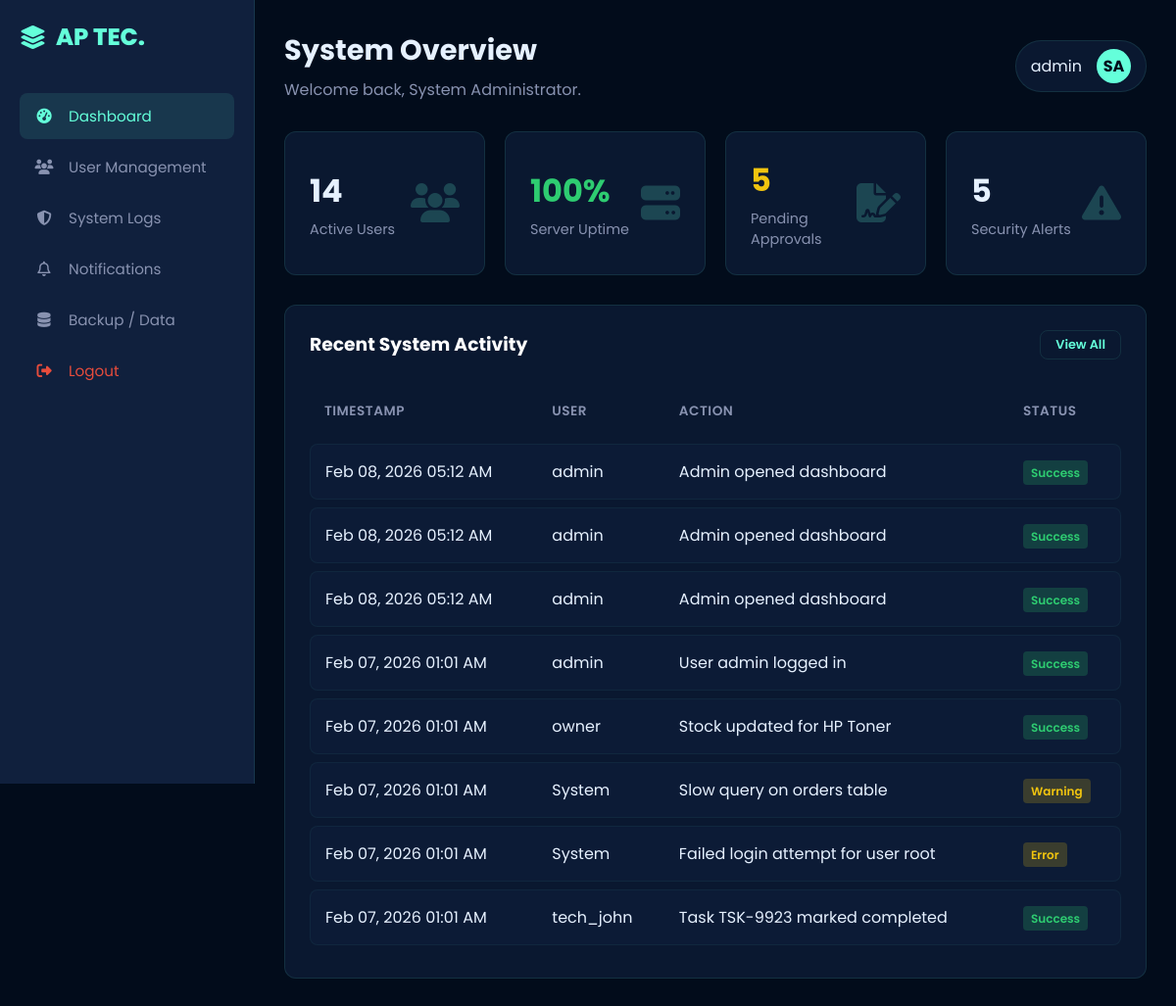
Before: /html/admin_dashboard.php (signed in) with the older database file.
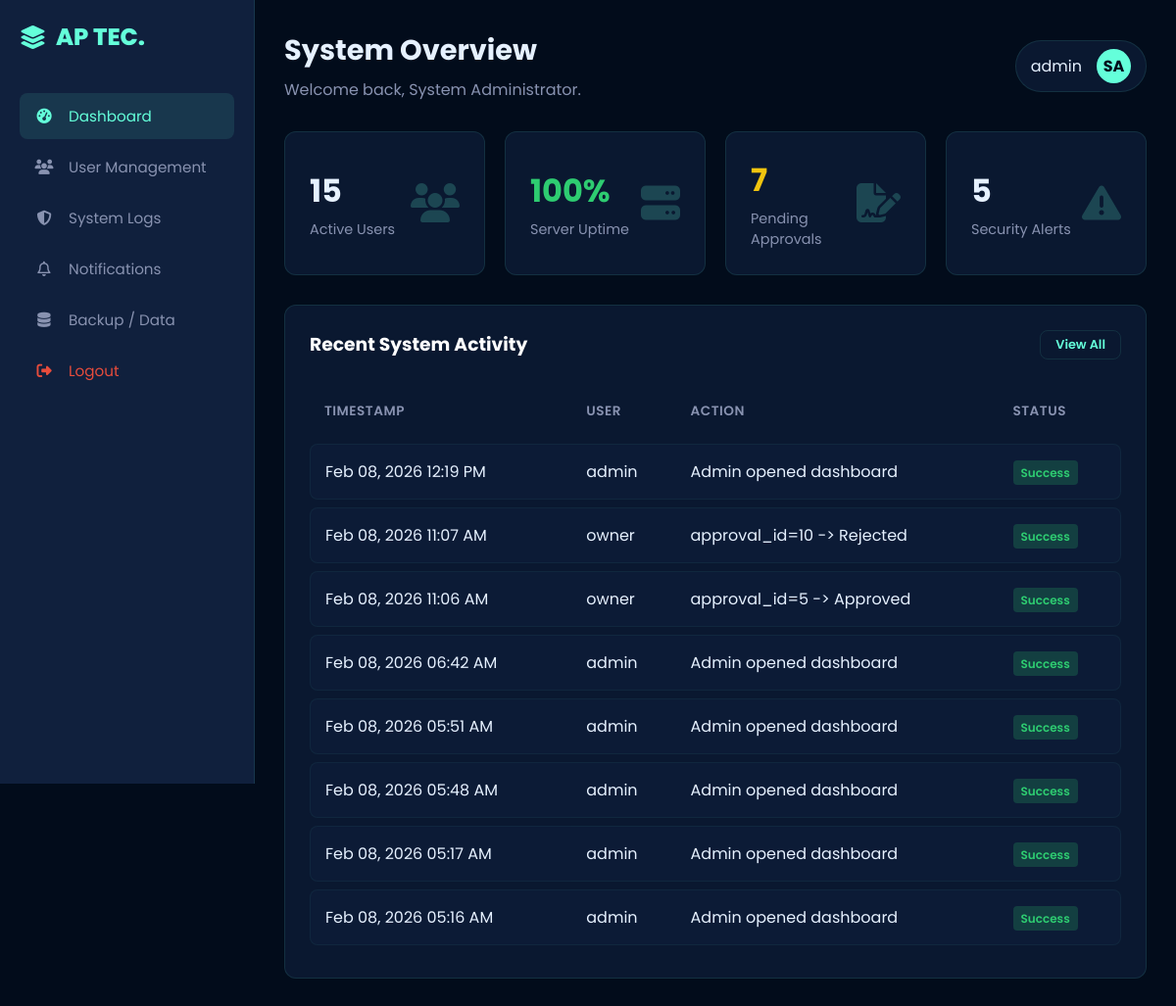
After: the same page with the newer database file.
### tables this page shows
CREATE TABLE `system_logs` (
  `log_id` int(11) NOT NULL AUTO_INCREMENT,
  `level` enum('INFO','WARNING','ERROR') NOT NULL,
  `module` varchar(50) DEFAULT NULL,
  `message` text NOT NULL,
  `user_id` int(11) DEFAULT NULL,
  `ip_address` varchar(45) DEFAULT NULL,
  `created_at` timestamp NOT NULL DEFAULT current_timestamp(),
  PRIMARY KEY (`log_id`)
);

### html/admin_dashboard.php (the view, shortened to what the changed rows need)
<?php
require_once __DIR__ . "/../php/db.php";
try {
    $activeUsers = (int)$pdo->query("SELECT COUNT(*) FROM users WHERE status='Active'")->fetchColumn();
} catch (Throwable $e) {
    $activeUsers = 0;
}
try {
    $pendingApprovals = (int)$pdo->query("SELECT COUNT(*) FROM approvals WHERE status='Pending'")->fetchColumn();
} catch (Throwable $e) {
    $pendingApprovals = 0;
}
try {
    $stmt = $pdo->query("
        SELECT
            sl.created_at,
            COALESCE(u.username, 'System') AS username,
            sl.message,
            sl.level,
            sl.module,
            sl.ip_address
        FROM system_logs sl
        LEFT JOIN users u ON u.user_id = sl.user_id
        ORDER BY sl.created_at DESC
        LIMIT 8
    ");
    $logs = $stmt->fetchAll(PDO::FETCH_ASSOC);
} catch (Throwable $e) {
    $logs = [];
}
function badge_class(string $level): array {
    $level = strtoupper(trim($level));
    if ($level === "ERROR")   return ["status-badge status-pending", "Error"];
    if ($level === "WARNING") return ["status-badge status-pending", "Warning"];
    return ["status-badge status-active", "Success"];
}
?>
<!DOCTYPE html>
<html lang="en">
<head>
    <link rel="stylesheet" href="https://cdnjs.cloudflare.com/ajax/libs/font-awesome/6.4.0/css/all.min.css">
    <link rel="stylesheet" href="../css/style.css">
</head>
<body>
<div class="dashboard-container">
    <main class="main-content">
        <header class="top-bar">
            <div class="page-title">
                <h1>System Overview</h1>
            </div>
        </header>
        <div class="dashboard-grid">
            <div class="stat-card">
                <div class="stat-info">
                    <h3><?= number_format($activeUsers) ?></h3>
                    <p>Active Users</p>
                </div>
            </div>
            <div class="stat-card">
                <div class="stat-info">
                    <h3 style="color: #f1c40f;"><?= number_format($pendingApprovals) ?></h3>
                    <p>Pending Approvals</p>
                </div>
            </div>
        </div>
        <div class="dashboard-grid">
            <div class="wide-widget" style="grid-column: span 4;">
                <table class="table-responsive">
                    <thead>
                        <tr>
                            <th>Timestamp</th>
                            <th>User</th>
                            <th>Action</th>
                            <th>Status</th>
                        </tr>
                    </thead>
                    <tbody>
                        <?php if (empty($logs)): ?>
                            <tr>
                                <td colspan="4" style="color:#ccc;">No system activity yet.</td>
                            </tr>
                        <?php else: ?>
                            <?php foreach ($logs as $row): ?>
                                <?php
                                    [$cls, $label] = badge_class((string)$row["level"]);
                                    $time = date("M d, Y h:i A", strtotime((string)$row["created_at"]));
                                ?>
                                <tr>
                                    <td><?= htmlspecialchars($time) ?></td>
                                    <td><?= htmlspecialchars((string)$row["username"]) ?></td>
                                    <td><?= htmlspecialchars((string)$row["message"]) ?></td>
                                    <td><span class="<?= htmlspecialchars($cls) ?>"><?= htmlspecialchars($label) ?></span></td>
                                </tr>
                            <?php endforeach; ?>
                        <?php endif; ?>
                    </tbody>
                </table>
            </div>
        </div>
    </main>
</div>
</body>
</html>

Changed rows visible on the page:
no longer on this page (row edited): system_logs: created_at "Feb 08, 2026 05:12 AM", username "admin", message "Admin opened dashboard", label "Success"
no longer on this page (row edited): system_logs: created_at "Feb 08, 2026 05:12 AM", username "admin", message "Admin opened dashboard", label "Success"
no longer on this page (row edited): system_logs: created_at "Feb 08, 2026 05:12 AM", username "admin", message "Admin opened dashboard", label "Success"
no longer on this page (row unchanged): system_logs: created_at "Feb 07, 2026 01:01 AM", username "admin", message "User admin logged in", label "Success"
no longer on this page (row unchanged): system_logs: created_at "Feb 07, 2026 01:01 AM", username "owner", message "Stock updated for HP Toner", label "Success"
no longer on this page (row unchanged): system_logs: created_at "Feb 07, 2026 01:01 AM", username "System", message "Slow query on orders table", label "Warning"
no longer on this page (row unchanged): system_logs: created_at "Feb 07, 2026 01:01 AM", username "System", message "Failed login attempt for user root", label "Error"
no longer on this page (row unchanged): system_logs: created_at "Feb 07, 2026 01:01 AM", username "tech_john", message "Task TSK-9923 marked completed", label "Success"
added system_logs: created_at "Feb 08, 2026 12:19 PM", username "admin", message "Admin opened dashboard", label "Success"
added system_logs: created_at "Feb 08, 2026 11:07 AM", username "owner", message "approval_id=10 -> Rejected", label "Success"
added system_logs: created_at "Feb 08, 2026 11:06 AM", username "owner", message "approval_id=5 -> Approved", label "Success"
added system_logs: created_at "Feb 08, 2026 06:42 AM", username "admin", message "Admin opened dashboard", label "Success"
added system_logs: created_at "Feb 08, 2026 05:51 AM", username "admin", message "Admin opened dashboard", label "Success"
added system_logs: created_at "Feb 08, 2026 05:48 AM", username "admin", message "Admin opened dashboard", label "Success"
added system_logs: created_at "Feb 08, 2026 05:17 AM", username "admin", message "Admin opened dashboard", label "Success"
added system_logs: created_at "Feb 08, 2026 05:16 AM", username "admin", message "Admin opened dashboard", label "Success"
Other visible differences:
$activeUsers: "14" → "15"
$pendingApprovals: "5" → "7"
